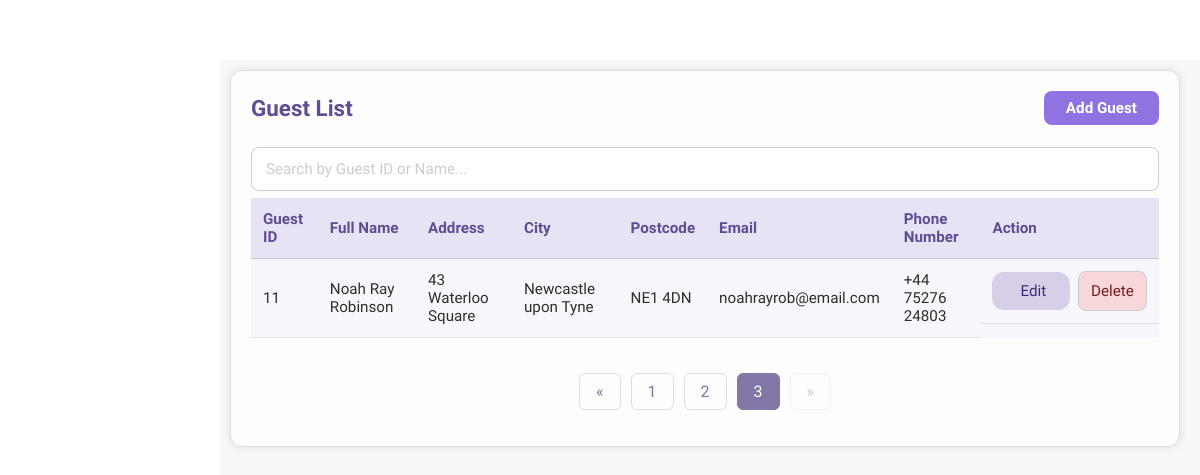
The app's page /guest.php?page=3 (signed in), older data.
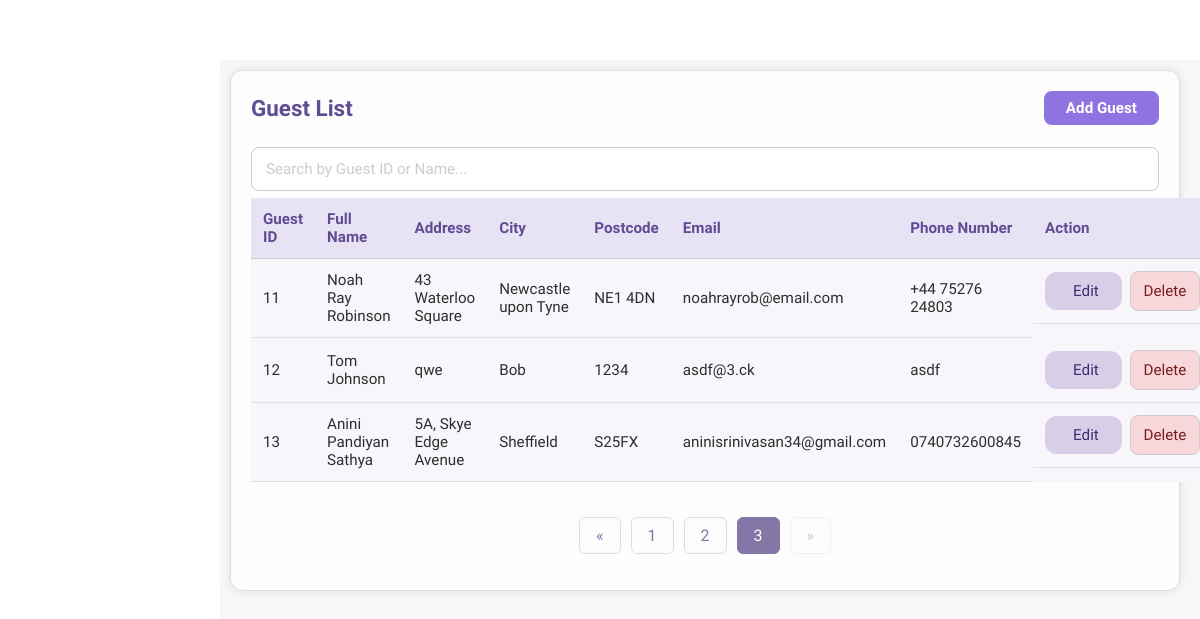
The same page, newer data.
### tables this page shows
CREATE TABLE GUEST(
GUEST_ID INTEGER NOT NULL PRIMARY KEY AUTOINCREMENT,
F_NAME TEXT NOT NULL,
M_NAME TEXT,
L_NAME TEXT NOT NULL,
GUEST_ADDRESS TEXT NOT NULL,
CITY TEXT NOT NULL,
POSTCODE TEXT NOT NULL,
GUEST_EMAIL TEXT NOT NULL UNIQUE,
GUEST_PHNO TEXT NOT NULL UNIQUE
);

### functions.php (the view, shortened to what this page needs)
<?php
function createDB()
{
    $db = new SQLite3('hotelSQL.db');
    $db->exec("PRAGMA foreign_keys = ON");
    return $db;
}
function GuestList($editingId = null, $limit = null, $offset = null)
{
    $db = createDB();
    $select_query = "SELECT * FROM GUEST ORDER BY GUEST_ID ASC";
    $select_query = applyPagination($select_query, $limit, $offset);
    $result = $db->query($select_query);
    while ($row = $result->fetchArray(SQLITE3_ASSOC)) {
        $name = trim($row['F_NAME'] . " " . $row['M_NAME'] . " " . $row['L_NAME']);
        if ($editingId == $row['GUEST_ID']) {
            echo "<form method='post'><tr>";
            echo "<td>" . $row['GUEST_ID'] . "</td>";
            echo "<input type='hidden' name='guest-id' value='" . $row['GUEST_ID'] . "'>";
            echo "<td>
                    <input type='text' name='fname' value='" . htmlspecialchars($row['F_NAME']) . "' required placeholder='First Name'><br>
                    <input type='text' name='mname' value='" . htmlspecialchars($row['M_NAME']) . "' placeholder='Middle Name'><br>
                    <input type='text' name='lname' value='" . htmlspecialchars($row['L_NAME']) . "' required placeholder='Last Name'>
                  </td>";
            echo "<td>
                    <input type='text' name='address'
                           value='" . htmlspecialchars($row['GUEST_ADDRESS']) . "' required>
                  </td>";
            echo "<td>
                    <input type='text' name='city'
                           value='" . htmlspecialchars($row['CITY']) . "' required>
                  </td>";
            echo "<td>
                    <input type='text' name='postcode'
                           value='" . htmlspecialchars($row['POSTCODE']) . "' required>
                  </td>";
            echo "<td>
                    <input type='email' name='email'
                           value='" . htmlspecialchars($row['GUEST_EMAIL']) . "' required>
                  </td>";
            echo "<td>
                    <input type='text' name='phone'
                           value='" . htmlspecialchars($row['GUEST_PHNO']) . "' required>
                  </td>";
            echo "<td>
                    <input type='submit' class='submit-btn' name='save' value='Save'>
                    <input type='submit' class='delete-button-in-list' name='cancel' value='Cancel'>
                  </td>";
            echo "</tr></form>";
        } else {
            echo "<form method='post'><tr>";
            echo "<td>" . $row['GUEST_ID'] . "</td>";
            echo "<td>" . $name . "</td>";
            echo "<td>" . $row['GUEST_ADDRESS'] . "</td>";
            echo "<td>" . $row['CITY'] . "</td>";
            echo "<td>" . $row['POSTCODE'] . "</td>";
            echo "<td>" . $row['GUEST_EMAIL'] . "</td>";
            echo "<td>" . $row['GUEST_PHNO'] . "</td>";
            echo "<td>
                    <input type='hidden' name='guest-id' value='" . $row['GUEST_ID'] . "'>
                    <input type='submit' class='edit-button-in-list' name='edit' value='Edit'>
                    <input type='button' class='delete-button-in-list' name='delete' value='Delete'>
                  </td>";
            echo "</tr></form>";
        }
    }
}
function applyPagination($sql, $limit, $offset)
{
    if ($limit !== null && $offset !== null) {
        $limit = (int) $limit;
        $offset = (int) $offset;
        $sql .= " LIMIT $limit OFFSET $offset";
    }
    return $sql;
}
?>

### guest.php (shortened to what this page needs)
<!DOCTYPE html>
<html lang="en">
<head>
    <link rel="stylesheet" href="style.css" />
</head>
<?php
require_once("functions.php");
$editingId = null;
$records_per_page = 5;
$current_page = isset($_GET["page"]) ? intval($_GET["page"]) : 1;
$db = createDB();
$total_query = "SELECT COUNT(*) AS total FROM GUEST";
$total_result = $db->query($total_query);
$total_row = $total_result->fetchArray(SQLITE3_ASSOC);
$total_records = (int) ($total_row['total'] ?? 0);
$total_pages = $total_records > 0 ? (int) ceil($total_records / $records_per_page) : 1;
$offset = ($current_page - 1) * $records_per_page;
?>
<body onload="loadNavbar()">
    <div class="main_content">
        <section class="add-container">
            <div class="heading-row">
                <h2>Guest List</h2>
                <a class="add-btn" href="guest-add.php">Add Guest</a>
            </div>
            <div class="search-bar">
                <input type="text" id="searchInput" placeholder="Search by Guest ID or Name..." autocomplete="off"
                    onkeyup="filterHotelList(this)">
            </div>
            <table class="base-table">
                <thead>
                    <tr>
                        <th>Guest ID</th>
                        <th>Full Name</th>
                        <th>Address</th>
                        <th>City</th>
                        <th>Postcode</th>
                        <th>Email</th>
                        <th>Phone Number</th>
                        <th>Action</th>
                    </tr>
                </thead>
                <tbody>
                    <?php GuestList($editingId, $records_per_page, $offset) ?>
                </tbody>
            </table>
            <br />
            <?php if ($total_records > $records_per_page): ?>
            <ul class="pagination">
                <?php if ($current_page > 1): ?>
                    <?php $prev_page = $current_page - 1; ?>
                    <li><a href="?page=<?= $prev_page ?>">&laquo;</a></li>
                <?php else: ?>
                    <li class="disabled"><span>&laquo;</span></li>
                <?php endif; ?>
                <?php for ($i = 1; $i <= $total_pages; $i++): ?>
                    <?php if ($i == $current_page): ?>
                        <li class="active"><span><?= $i ?></span></li>
                    <?php else: ?>
                        <li><a href="?page=<?= $i ?>"><?= $i ?></a></li>
                    <?php endif; ?>
                <?php endfor; ?>
                <?php if ($current_page < $total_pages): ?>
                    <?php $next_page = $current_page + 1; ?>
                    <li><a href="?page=<?= $next_page ?>">&raquo;</a></li>
                <?php else: ?>
                    <li class="disabled"><span>&raquo;</span></li>
                <?php endif; ?>
            </ul>
            <?php endif; ?>
        </section>
    </div>
</body>
</html>

### style.css (style rules this page uses)
html, body { margin: 0; padding: 0; box-sizing: border-box; }
*, *::before, *::after { box-sizing: inherit; }
* { font-family: "Source Sans Pro", Helvetica, sans-serif; }
input::placeholder { color: #ccc; }
.main_content { margin-top: 60px; margin-left: 220px; padding: 10px 20px 20px 10px; background: #f8f6f6; min-height: calc(100vh - 60px); color: #2e2e2e; flex: 1; overflow-x: hidden; }
.add-container h2 { color: #5f4d93; font-size: 1.4rem; font-weight: 700; margin-bottom: 20px; text-align: left; }
.add-container .search-bar { margin: 5px 0; padding: 2px 0; }
.add-container .search-bar input { display: block; width: 100%; padding: 12px 14px; border: 1px solid #ccc; }
.base-table { width: 100%; border-collapse: collapse; color: #2e2e2e; font-size: 0.95rem; background-color: #fff; }
.base-table thead { background-color: #e8e3f4; }
.base-table th { text-align: left; font-weight: 600; color: #5f4d93; padding: 12px; border-bottom: 1px solid #ccc; }
.base-table td { padding: 12px; border-bottom: 1px solid #e0e0e0; }
.base-table td:last-child { display: flex; justify-content: flex-start; align-items: center; gap: 8px; }
.base-table tr:nth-child(even) { background-color: #f8f6fb; }
.add-container { width: 100%; max-width: none; padding: 20px 20px 20px 20px; margin: 0 0 30px 0; background: rgba(255, 255, 255, 0.8); border-radius: 12px; border: 1px solid #ddd; box-shadow: 0 0 8px rgba(0, 0, 0, 0.1); }
.add-container input { padding: 10px; border: 1px solid #ccc; border-radius: 8px; font-size: 0.95rem; background-color: #fff; transition: border-color 0.3s, box-shadow 0.3s; }
.add-container td input[type="submit"] { padding: 10px 28px; border: none; border-radius: 12px; font-size: 0.95rem; font-weight: 500; cursor: pointer; }
.add-container .edit-button-in-list { background-color: #d7cfe8; color: #3b2d75; }
.add-container .delete-button-in-list { background-color: #f8d7da; color: #7a1c1c; }
.base-form input, .add-container input, .add-container select, .base-form select { width: 50%; max-width: 100%; }
.pagination { display: flex; justify-content: center; list-style-type: none; padding: 0; }
.pagination li { margin: 0 5px; }
.pagination a, .pagination span { text-decoration: none; color: #8277a6; padding: 8px 16px; border: 1px solid #ddd; border-radius: 6px; cursor: pointer; display: inline-block; }
.pagination li.active span { background-color: #8277a6; color: white; border-color: #8277a6; }
.pagination li.disabled span { opacity: 0.4; cursor: not-allowed; }
.add-btn { display: inline-block; padding: 8px 22px; background-color: #8e73e1; color: #fff; border-radius: 8px; font-weight: 600; font-size: 0.95rem; text-decoration: none; }
.heading-row { display: flex; align-items: center; justify-content: space-between; margin-bottom: 20px; }
.heading-row h2 { margin: 0; color: #5f4d93; font-size: 1.4rem; font-weight: 700; }
.edit-button-in-list, .delete-button-in-list { cursor: pointer; }

Row changes from the older to the newer data that the page shows:
added guest: GUEST_ID "12", name "Tom Johnson", GUEST_ADDRESS "qwe", CITY "Bob", POSTCODE "1234", GUEST_EMAIL "asdf@3.ck", GUEST_PHNO "asdf"
added guest: GUEST_ID "13", name "Anini Pandiyan Sathya", GUEST_ADDRESS "5A, Skye Edge Avenue", CITY "Sheffield", POSTCODE "S25FX", GUEST_EMAIL "aninisrinivasan34@gmail.com", GUEST_PHNO "0740732600845"
